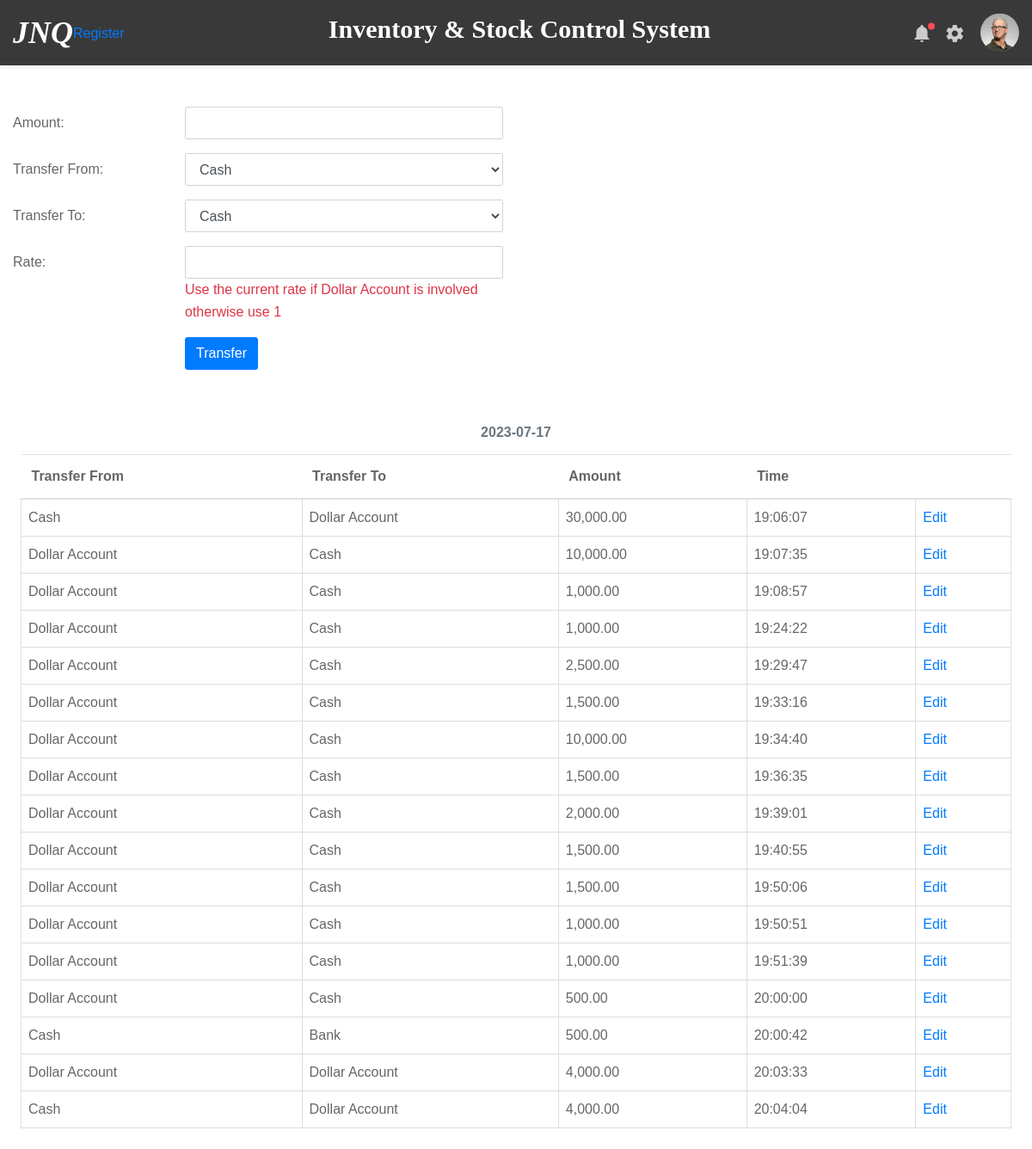
The app's page /account_transfer with its own data.
### inventory/models.py (models this page shows)
class AccountMovement(db.Model):
    id = db.Column(db.Integer, primary_key=True)
    amount = db.Column(db.Float, nullable=False)
    rate = db.Column(db.Float)  # dollar against shilling rate
    transfer_from_id = db.Column(db.Integer, db.ForeignKey('account.id'), nullable=False)
    transfer_to_id = db.Column(db.Integer, db.ForeignKey('account.id'), nullable=False)
    timestamp = db.Column(db.DateTime, nullable=False, default=datetime.now)

class Account(db.Model):
    id = db.Column(db.Integer, primary_key=True)
    account_name = db.Column(db.String(50), unique=True, nullable=False)
    balance = db.Column(db.Float, default=0.0)
    movements_from = db.relationship('AccountMovement', foreign_keys='AccountMovement.transfer_from_id',
                                     backref='transfer_from', lazy=True)
    movements_to = db.relationship('AccountMovement', foreign_keys='AccountMovement.transfer_to_id',
                                   backref='transfer_to', lazy=True)
    balance_logs = db.relationship('AccountBalanceLog', backref='account', lazy=True)

### inventory/routes.py (the view, shortened to what this page needs)
@app.route('/account_transfer', methods=['GET', 'POST'])
def account_transfer():
    accounts = Account.query.all()
    account_movement_lookup = {}
    account_movements = AccountMovement.query.all()
    for movement in account_movements:
        date = movement.timestamp.date()
        if date in account_movement_lookup:
            account_movement_lookup[date].append(movement)
        else:
            account_movement_lookup[date] = [movement]
    return render_template('account_transfer.html', accounts=accounts, account_movement_lookup=account_movement_lookup)

### inventory/templates/account_transfer.html (shortened to what this page needs)
{% extends 'layout.html' %}
{% block content %}
<div class="container">
    <form method="POST" action="{{ url_for('account_transfer') }}">
        <div class="form-group row">
            <label for="amount" class="col-md-2 col-form-label">Amount:</label>
            <div class="col-md-4">
                <input type="number" step="0.01" min="0" name="amount" id="amount" class="form-control" required>
            </div>
        </div>
        <div class="form-group row">
            <label for="transfer_from" class="col-md-2 col-form-label">Transfer From:</label>
            <div class="col-md-4">
                <select name="transfer_from" id="transfer_from" class="form-control" required>
                    {% for account in accounts %}
                    <option value="{{ account.id }}">{{ account.account_name }}</option>
                    {% endfor %}
                </select>
            </div>
        </div>
        <div class="form-group row">
            <label for="transfer_to" class="col-md-2 col-form-label">Transfer To:</label>
            <div class="col-md-4">
                <select name="transfer_to" id="transfer_to" class="form-control" required>
                    {% for account in accounts %}
                    <option value="{{ account.id }}">{{ account.account_name }}</option>
                    {% endfor %}
                </select>
            </div>
        </div>
        <div class="form-group row">
            <label for="amount" class="col-md-2 col-form-label">Rate:</label>
            <div class="col-md-4">
                <input type="number" step="0.00001" min="0" name="rate" id="rate" class="form-control" required>
                <span class="text-danger">Use the current rate if Dollar Account is involved otherwise use 1</span>
            </div>
        </div>
        <div class="form-group row">
            <div class="offset-md-2 col-md-4">
                <button type="submit" class="btn btn-primary">Transfer</button>
            </div>
        </div>
    </form>
</div>
<div class="mb-4 mr-4 ml-4">
    <table class="table mt-5">
        {% for date, entries in account_movement_lookup.items() %}
        <caption style="caption-side: top"><span class="d-flex justify-content-center font-weight-bold">{{ date }}</span></caption>
        <thead>
            <tr>
                <th scope="col">Transfer From</th>
                <th scope="col">Transfer To</th>
                <th scope="col">Amount</th>
                <th scope="col">Time</th>
                <th></th>
            </tr>
        </thead>
        <tbody>
            {% for entry in entries %}
            <tr>
                <td>{{ entry.transfer_from.account_name }}</td>
                <td>{{ entry.transfer_to.account_name }}</td>
                <td>{{ "{:,.2f}".format(entry.amount) }}</td>
                <td>{{ entry.timestamp.strftime("%H:%M:%S") }}</td>
                <td><a href="#">Edit</a></td>
            </tr>
            {% endfor %}
        </tbody>
        {% endfor %}
    </table>
</div>
{% endblock %}

### records on screen
AccountMovement: transfer_from.account_name "Cash", transfer_to.account_name "Dollar Account", amount "30,000.00", timestamp "19:06:07"
AccountMovement: transfer_from.account_name "Dollar Account", transfer_to.account_name "Cash", amount "10,000.00", timestamp "19:07:35"
AccountMovement: transfer_from.account_name "Dollar Account", transfer_to.account_name "Cash", amount "1,000.00", timestamp "19:08:57"
AccountMovement: transfer_from.account_name "Dollar Account", transfer_to.account_name "Cash", amount "1,000.00", timestamp "19:24:22"
AccountMovement: transfer_from.account_name "Dollar Account", transfer_to.account_name "Cash", amount "2,500.00", timestamp "19:29:47"
AccountMovement: transfer_from.account_name "Dollar Account", transfer_to.account_name "Cash", amount "1,500.00", timestamp "19:33:16"
AccountMovement: transfer_from.account_name "Dollar Account", transfer_to.account_name "Cash", amount "10,000.00", timestamp "19:34:40"
AccountMovement: transfer_from.account_name "Dollar Account", transfer_to.account_name "Cash", amount "1,500.00", timestamp "19:36:35"
AccountMovement: transfer_from.account_name "Dollar Account", transfer_to.account_name "Cash", amount "2,000.00", timestamp "19:39:01"
AccountMovement: transfer_from.account_name "Dollar Account", transfer_to.account_name "Cash", amount "1,500.00", timestamp "19:40:55"
AccountMovement: transfer_from.account_name "Dollar Account", transfer_to.account_name "Cash", amount "1,500.00", timestamp "19:50:06"
AccountMovement: transfer_from.account_name "Dollar Account", transfer_to.account_name "Cash", amount "1,000.00", timestamp "19:50:51"
AccountMovement: transfer_from.account_name "Dollar Account", transfer_to.account_name "Cash", amount "1,000.00", timestamp "19:51:39"
AccountMovement: transfer_from.account_name "Dollar Account", transfer_to.account_name "Cash", amount "500.00", timestamp "20:00:00"
AccountMovement: transfer_from.account_name "Cash", transfer_to.account_name "Bank", amount "500.00", timestamp "20:00:42"
AccountMovement: transfer_from.account_name "Dollar Account", transfer_to.account_name "Dollar Account", amount "4,000.00", timestamp "20:03:33"
AccountMovement: transfer_from.account_name "Cash", transfer_to.account_name "Dollar Account", amount "4,000.00", timestamp "20:04:04"

### other values on screen
{{ date }} "2023-07-17"
form field transfer_from "Cash"
form field transfer_to "Cash"
